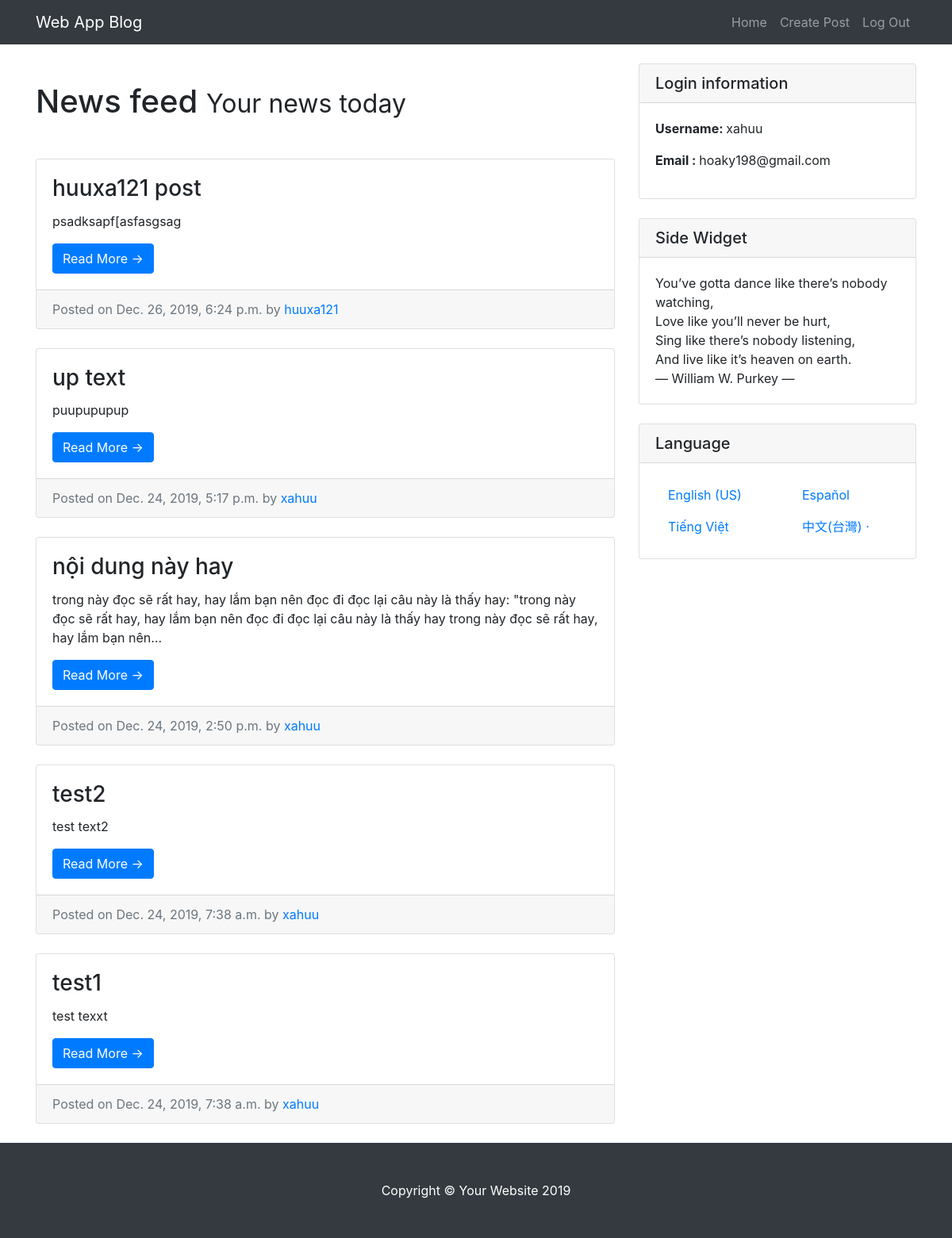
Before: / (signed in) with the older database file.
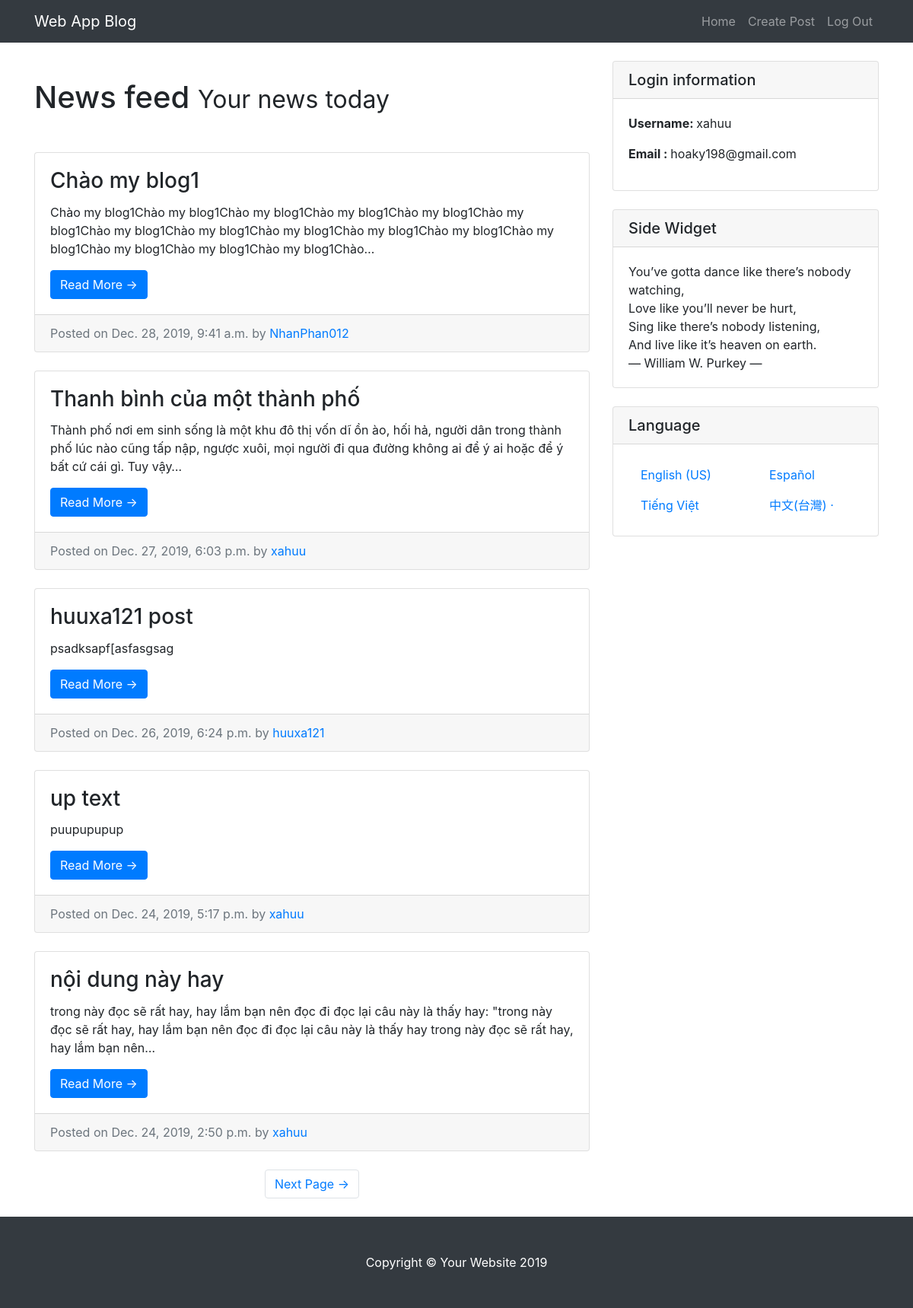
After: the same page with the newer database file.
### entries/models.py (models this page shows, shortened)
class Entry(models.Model):
    entry_title = models.CharField(max_length=50)
    entry_text = models.TextField()
    entry_date = models.DateTimeField(auto_now_add=True)
    entry_author = models.ForeignKey(User, on_delete =  models.CASCADE)
    class Meta:
        verbose_name_plural = "entries"

### entries/views.py (the view)
# urls.py: path('', HomeView.as_view(), name= 'blog_home'),
class HomeView(LoginRequiredMixin, ListView):
    model= Entry
    template_name = 'entries/index.html'
    context_object_name =  "blog_entries"
    ordering = ['-entry_date']
    paginate_by = 5

### entries/templates/entries/index.html (shortened to what this page needs)
{% extends "entries/base.html" %}
    {% block content %}
      <div class="col-md-8">
        <h1 class="my-5">News feed
          <small>Your news today</small>
        </h1>
       {% for entry  in blog_entries%}
        <div class="card mb-4">
          <div class="card-body">
            <h3 class="card-title">{{entry.entry_title}}</h3>
            <p class="card-text">{{entry.entry_text|truncatechars:200}}</p>
            <a href="{% url 'entry-detail' entry.pk %}" class="btn btn-primary">Read More &rarr;</a>
          </div>
          <div class="card-footer text-muted">
            Posted on {{entry.entry_date}} by
            <a href="#">{{entry.entry_author}}</a>
          </div>
        </div>
        {% endfor %}
        {%if is_paginated%}
        <ul class="pagination justify-content-center mb-4">
          {%if page_obj.has_next %}
          <li class="page-item">
            <a class="page-link" href="?page={{page_obj.next_page_number}}">Next Page &rarr;</a>
          </li>
          {%endif%}
        </ul>
        {%endif%}
      </div>
    {% endblock %}

Changed rows visible on the page:
no longer on this page (row unchanged): Entry: entry_title "test2", entry_text "test text2", entry_date "Dec. 24, 2019, 7:38 a.m.", entry_author "xahuu"
no longer on this page (row unchanged): Entry: entry_title "test1", entry_text "test texxt", entry_date "Dec. 24, 2019, 7:38 a.m.", entry_author "xahuu"
added Entry: entry_title "Chào my blog1", entry_text "Chào my blog1Chào my blog1Chào my blog1Chào my blog1Chào my blog1Chào my blog1Chào my blog1Chào my blog1Chào my blog1Chào my blog1Chào my blog1Chào my blog1Chào my blog1Chào my blog1Chào my blog1Chào…", entry_date "Dec. 28, 2019, 9:41 a.m.", entry_author "NhanPhan012"
added Entry: entry_title "Thanh bình của một thành phố", entry_text "Thành phố nơi em sinh sống là một khu đô thị vốn dĩ ồn ào, hối hả, người dân trong thành phố lúc nào cũng tấp nập, ngược xuôi, mọi người đi qua đường không ai để ý ai hoặc để ý bất cứ cái gì. Tuy vậy…", entry_date "Dec. 27, 2019, 6:03 p.m.", entry_author "xahuu"
Other visible differences:
text now shown: "Next Page →"
